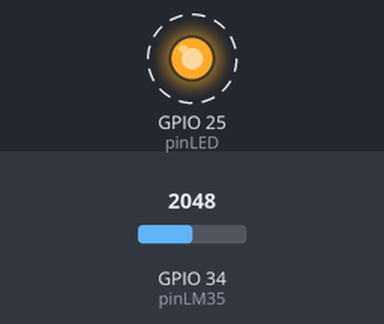
This sketch was run on a simulated ESP32. On the bench: output pins drawn as LEDs (lit = HIGH). Dashed ring = blinking. The test bench sets the inputs (shaded band); at power-on: GPIO 34 (pinLM35) = 2048.

Above: at 1.2 s.
1.3 s: GPIO 34 (pinLM35) set to 208
4.3 s: GPIO 34 (pinLM35) set to 184
At 5.6 s:
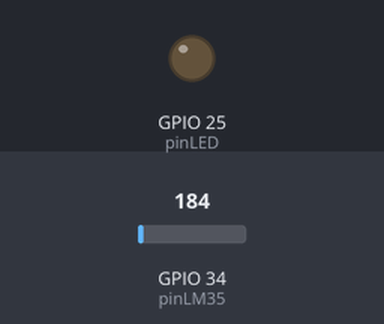
6.2 s: GPIO 34 (pinLM35) set to 491
At 9.1 s:
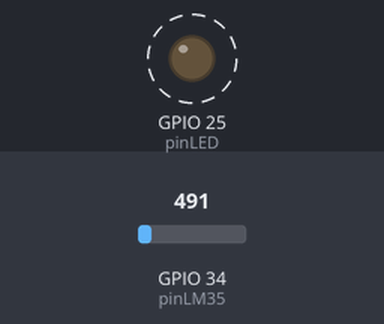
9.2 s: GPIO 34 (pinLM35) set to 0
At 10.3 s:
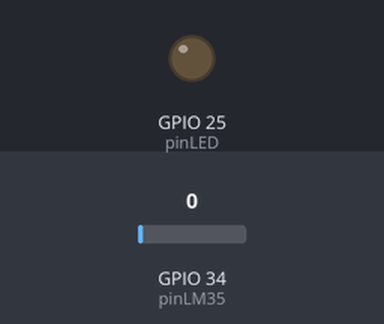
Timing chart, 0 to 11.7 s (numbered marks = the images above; inputs shaded):
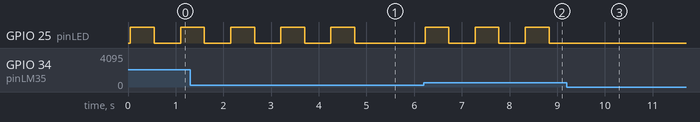

The sketch:

issue-2.ino
```cpp
#include <Arduino.h>

const int pinLM35 = 34;
const int pinLED = 25;

int readAnalog(int pin) {
  int sum = 0;
  for (int i = 0; i < 10; i++) {
    sum += analogRead(pin);
    delay(5);
  }
  return sum / 10;
}

void setup() {
  pinMode(pinLED, OUTPUT);
}

void loop() {
  int valorTempRaw = readAnalog(pinLM35);
  float tempC = (valorTempRaw * 5.0 / 4095.0) * 100.0;

  if (tempC > 24) {
    digitalWrite(pinLED, HIGH);
    delay(500);
    digitalWrite(pinLED, LOW);
    delay(500);
  } else {
    digitalWrite(pinLED, LOW);
  }
}
```

Measured:
- the behaviour switches between 197 and 196 on GPIO 34 (pinLM35) (found by bisection; images 0 and 1)
- after the input at 4.3 s, GPIO 25 (pinLED): goes on until 4.8 s, then stays LOW
- after the input at 6.2 s, GPIO 25 (pinLED): alternates HIGH for 0.50 s and LOW for 0.55 s, starting at once
- after the input at 9.2 s, GPIO 25 (pinLED): stops changing and stays LOW
- by itself, GPIO 25 (pinLED): alternates HIGH for 0.50 s and LOW for 0.55 s
